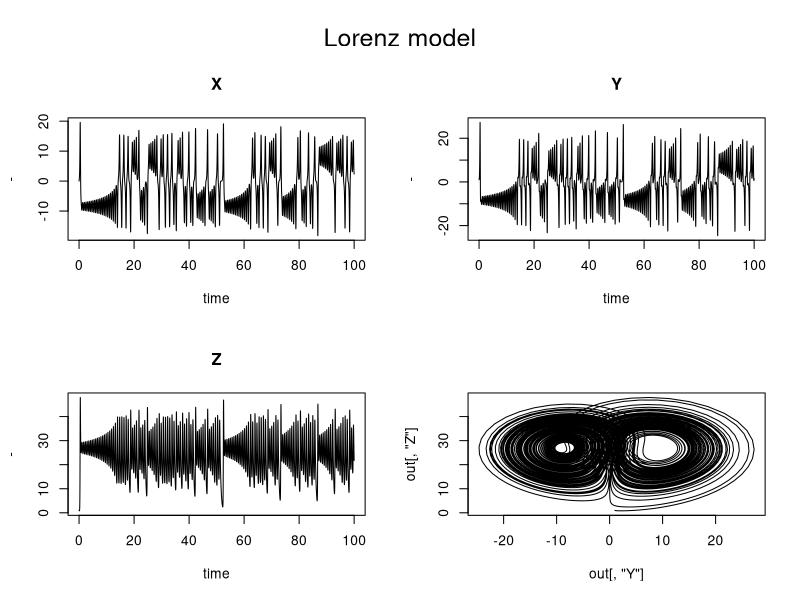

Generate this figure with R: (Note: this script raises an error after producing the figure.)
parameters <- c(s = 10, r = 28, b = 8/3)
state <- c(X = 0, Y = 1, Z = 1)
 
Lorenz <- function(t, state, parameters) {
    with(as.list(c(state, parameters)), {
        dX <- s * (Y - X)
        dY <- X * (r - Z) - Y
        dZ <- X * Y - b * Z
        list(c(dX, dY, dZ))
    })
}

times <- seq(0, 100, by = 0.01)
library(deSolve)
out <- ode(y = state, times = times, func = Lorenz, parms = parameters)
 
par(oma = c(0, 0, 3, 0))
plot(out, xlab = "time", ylab = "-")
plot(out[, "Y"], out[, "Z"], pch = ".", type = "l")
mtext(outer = TRUE, side = 3, "Lorenz model", cex = 1.5)


# create factors with value labels 
fur$c1 <- factor(fur$c1,levels=c(3,4,5),
  	labels=c("3gears","4gears","5gears")) 
fur$c2 <- factor(fur$c2,levels=c(0,1),
  	labels=c("Automatic","Manual")) 
fur$c3 <- factor(fur$c3,levels=c(4,6,8),
   labels=c("4cyl","6cyl","8cyl")) 
qplot(l.nm., data=fur, geom="density", fill=c2, alpha=I(.5), 
   main="Distribution of Gas Milage", xlab="Miles Per Gallon", 
   ylab="Density")
